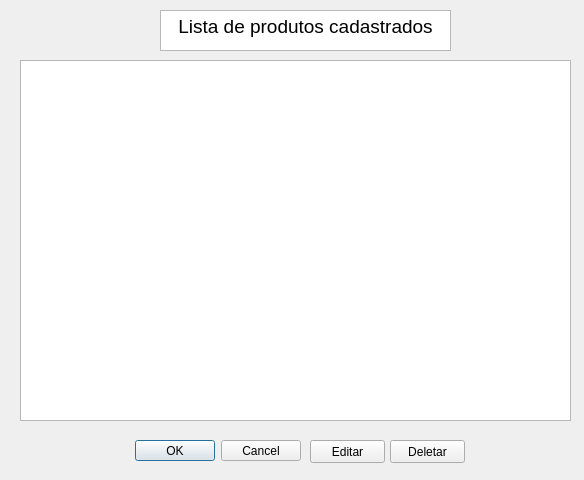
<?xml version="1.0" encoding="UTF-8"?>
<ui version="4.0">
 <class>Dialog</class>
 <widget class="QDialog" name="Dialog">
  <property name="geometry">
   <rect>
    <x>0</x>
    <y>0</y>
    <width>584</width>
    <height>480</height>
   </rect>
  </property>
  <property name="windowTitle">
   <string>Dialog</string>
  </property>
  <widget class="QDialogButtonBox" name="buttonBox">
   <property name="geometry">
    <rect>
     <x>-30</x>
     <y>440</y>
     <width>331</width>
     <height>21</height>
    </rect>
   </property>
   <property name="orientation">
    <enum>Qt::Horizontal</enum>
   </property>
   <property name="standardButtons">
    <set>QDialogButtonBox::Cancel|QDialogButtonBox::Ok</set>
   </property>
  </widget>
  <widget class="QTextBrowser" name="textBrowser">
   <property name="geometry">
    <rect>
     <x>160</x>
     <y>10</y>
     <width>291</width>
     <height>41</height>
    </rect>
   </property>
   <property name="html">
    <string>&lt;!DOCTYPE HTML PUBLIC &quot;-//W3C//DTD HTML 4.0//EN&quot; &quot;http://www.w3.org/TR/REC-html40/strict.dtd&quot;&gt;
&lt;html&gt;&lt;head&gt;&lt;meta name=&quot;qrichtext&quot; content=&quot;1&quot; /&gt;&lt;style type=&quot;text/css&quot;&gt;
p, li { white-space: pre-wrap; }
&lt;/style&gt;&lt;/head&gt;&lt;body style=&quot; font-family:'MS Shell Dlg 2'; font-size:8.25pt; font-weight:400; font-style:normal;&quot;&gt;
&lt;p align=&quot;center&quot; style=&quot; margin-top:0px; margin-bottom:0px; margin-left:0px; margin-right:0px; -qt-block-indent:0; text-indent:0px;&quot;&gt;&lt;span style=&quot; font-size:14pt;&quot;&gt;Lista de produtos cadastrados&lt;/span&gt;&lt;/p&gt;&lt;/body&gt;&lt;/html&gt;</string>
   </property>
  </widget>
  <widget class="QTableWidget" name="tableWidget">
   <property name="geometry">
    <rect>
     <x>20</x>
     <y>60</y>
     <width>551</width>
     <height>361</height>
    </rect>
   </property>
   <property name="font">
    <font>
     <pointsize>12</pointsize>
    </font>
   </property>
  </widget>
  <widget class="QPushButton" name="pushButton">
   <property name="geometry">
    <rect>
     <x>310</x>
     <y>440</y>
     <width>75</width>
     <height>23</height>
    </rect>
   </property>
   <property name="text">
    <string>Editar</string>
   </property>
  </widget>
  <widget class="QPushButton" name="pushButton_2">
   <property name="geometry">
    <rect>
     <x>390</x>
     <y>440</y>
     <width>75</width>
     <height>23</height>
    </rect>
   </property>
   <property name="text">
    <string>Deletar</string>
   </property>
  </widget>
 </widget>
 <resources/>
 <connections>
  <connection>
   <sender>buttonBox</sender>
   <signal>accepted()</signal>
   <receiver>Dialog</receiver>
   <slot>accept()</slot>
   <hints>
    <hint type="sourcelabel">
     <x>248</x>
     <y>254</y>
    </hint>
    <hint type="destinationlabel">
     <x>157</x>
     <y>274</y>
    </hint>
   </hints>
  </connection>
  <connection>
   <sender>buttonBox</sender>
   <signal>rejected()</signal>
   <receiver>Dialog</receiver>
   <slot>reject()</slot>
   <hints>
    <hint type="sourcelabel">
     <x>316</x>
     <y>260</y>
    </hint>
    <hint type="destinationlabel">
     <x>286</x>
     <y>274</y>
    </hint>
   </hints>
  </connection>
 </connections>
</ui>
